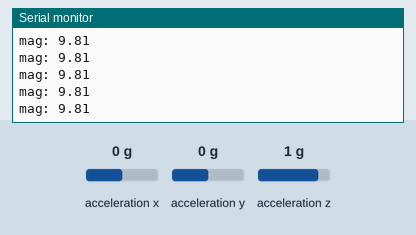
This sketch was run on a simulated Raspberry Pi Pico. On the bench: the last lines printed to the serial monitor. The inputs (shaded band) are chosen by the test bench; at power-on: acceleration x 0 g, acceleration y 0 g, acceleration z 1 g.

Above: at 1.2 s.
1.3 s: acceleration x set to -1.4 g
At 1.32 s:
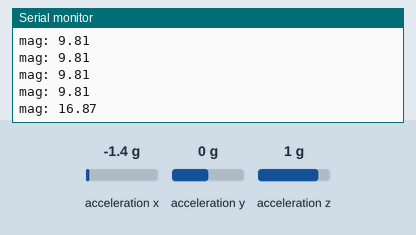
2.8 s: acceleration y set to -1.4 g
At 2.84 s:
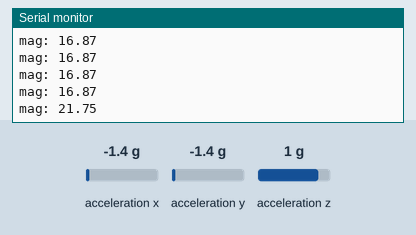
4.3 s: acceleration z set to -1.4 g
At 4.36 s:
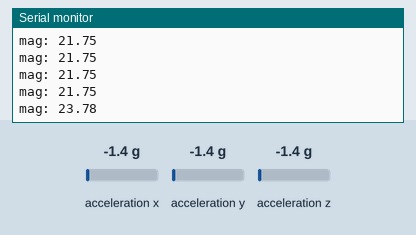
Timing chart, 0 to 7.3 s (numbered marks = the images above; inputs shaded):
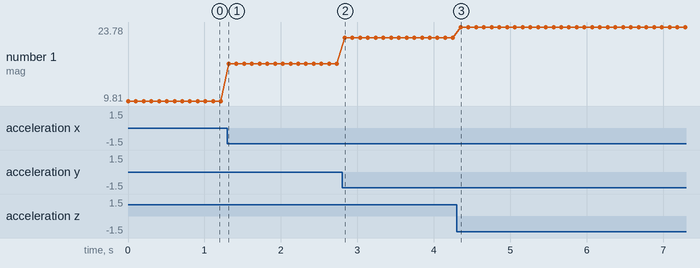

Measured:
- after the input at 1.3 s, the serial monitor: prints a new line at once (image 1)
- after the input at 2.8 s, the serial monitor: prints a new line at once (image 2)
- after the input at 4.3 s, the serial monitor: prints a new line after 0.05 s (image 3)
- plotted number 1: 9.81 → 16.87 after the input at 1.3 s, 16.87 → 21.75 after the input at 2.8 s, 21.75 → 23.78 after the input at 4.3 s

The sketch:

sensor.ino
```cpp
#include <Wire.h>
#include <Adafruit_LIS3DH.h>
#include <Adafruit_Sensor.h>

Adafruit_LIS3DH lis = Adafruit_LIS3DH(&Wire);

void setup() {
  Serial.begin(115200);
  while (!Serial) delay(10);
  Wire.setSDA(0);
  Wire.setSCL(1);
  Wire.begin();

  if (!lis.begin(0x1D)) {           // the address your scanner actually found
    Serial.println("begin(0x1D) failed");
    while (1) delay(10);
  }
  Serial.println("LIS3DH found at 0x1D!");
  lis.setRange(LIS3DH_RANGE_4_G);
  lis.setDataRate(LIS3DH_DATARATE_50_HZ);
}

void loop() {
  sensors_event_t e;
  lis.getEvent(&e);
  float mag = sqrt(e.acceleration.x * e.acceleration.x +
                   e.acceleration.y * e.acceleration.y +
                   e.acceleration.z * e.acceleration.z);
  Serial.print("mag: ");
  Serial.println(mag, 2);
  delay(100);
}
```
